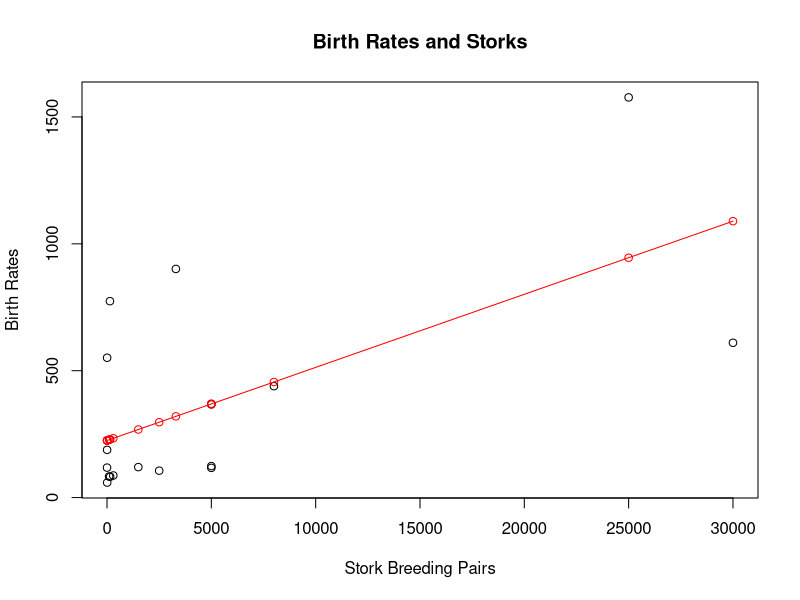
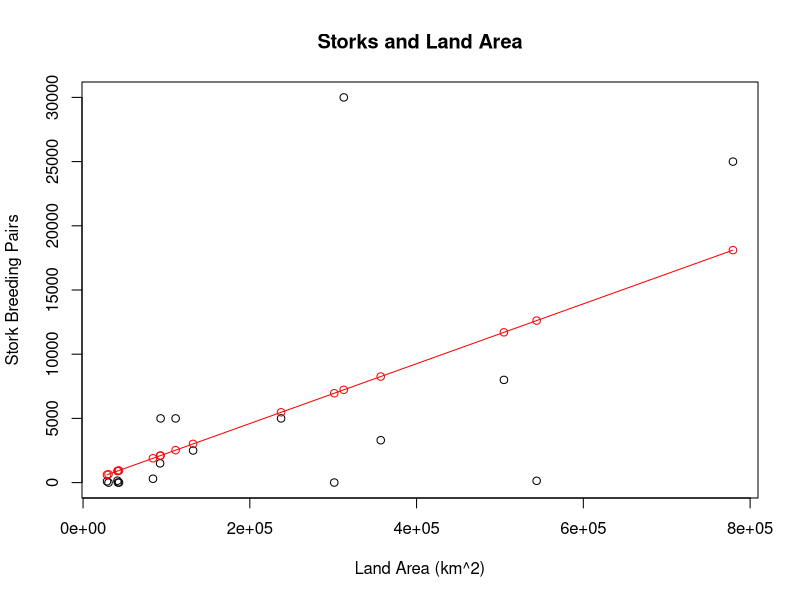

Write R code to recreate these figures, in order.
   #R Script: Babies and Storks
   #Data are from: "Storks Deliver Babies (p=0.008)"
   # Robert Matthews. 2000. _Teaching Statistics_. 22: 36-38.
        
    
#Vectors of Data    
    
    storks<-c(100, 300, 1, 5000, 9, 140, 3300, 2500, 4, 5000, 5,
      30000, 1500, 5000, 8000, 150, 25000)
    
    birth<-c(83, 87, 118, 117, 59, 774, 901, 106, 188, 124, 
    551, 610, 120, 367, 439, 82, 1577)
    
    landarea<-c(28750, 83860, 30520, 111000, 43100, 544000, 357000, 132000, 41900, 93000, 301280, 312680, 92390, 237500, 
     504750, 41290, 779450)
    
    data<-data.frame(cbind(storks, birth, landarea))

#Correlation
corcoef<- cor(birth, storks)
corcoef

#Regression Model
linearmodel<- lm(birth ~ storks)
summary(linearmodel)

       plot(birth ~ storks, xlab="Stork Breeding Pairs", ylab="Birth Rates", main="Birth Rates and Storks")
       lines(linearmodel$fitted ~ storks, type="o", lty="solid" , col="red")
       
       
   #Correlation
corcoef2<- cor(storks, landarea)
corcoef2

#Regression Model
linearmodel2<- lm(storks ~ landarea)
summary(linearmodel2)

       plot(storks ~ landarea, xlab="Land Area (km^2)", ylab="Stork Breeding Pairs", main="Storks and Land Area")
       lines(linearmodel2$fitted ~ landarea, type="o", lty="solid" , col="red")
    
